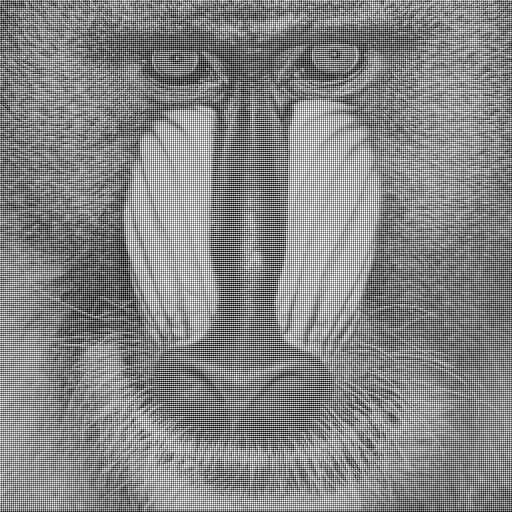
#> input picture colorEmbeddedGrayscaleImage.png, 512 x 512 px
$ python RetrieveColor.py
#> lines starting #> are read from the running program, lines starting #| are printed output that depends on the picture
#> further down, img is the input picture: shape (512, 512, 3); min 0, max 255, mean 133.8
import cv2
import sys
import pywt
import numpy as np
from os import walk

def convertUint8(img, target_type_min, target_type_max, target_type):
    imin = img.min()
    imax = img.max()

    a = (target_type_max - target_type_min) / (imax - imin)
    b = target_type_max - a * imax
    new_img = (a * img + b).astype(target_type)
    return new_img

def retrieveColor(img):
    #Datatype conversions
    #convert to float
    img =  np.float64(img)
    img /= 255

    # Wavelet transform of image
    LL, (LH, HL, HH) = pywt.dwt2(img[:,:,0], 'db1')
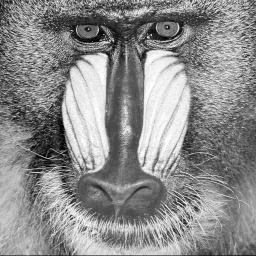
#> LL: shape (256, 256) float64; min 0.578, max 1.43, mean 1.05; drawn with min black and max white
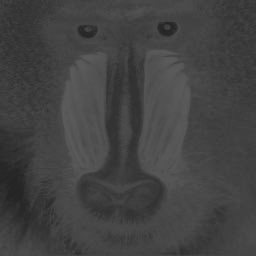
#> HL: shape (256, 256) float64; min 0.143, max 0.357, mean 0.263
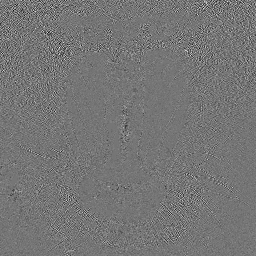
#> HH: shape (256, 256) float64; min -0.176, max 0.206, mean 5.7e-05; drawn with min black and max white

    cb = cv2.resize(LH, (np.shape(LH)[1]*2, np.shape(LH)[0]*2), interpolation=cv2.INTER_CUBIC)
    cr = cv2.resize(HL, (np.shape(LH)[1]*2, np.shape(HL)[0]*2), interpolation=cv2.INTER_CUBIC)
    y = pywt.idwt2((LL, (np.zeros(np.shape(LH)), np.zeros(np.shape(HL)), HH)), "db1")
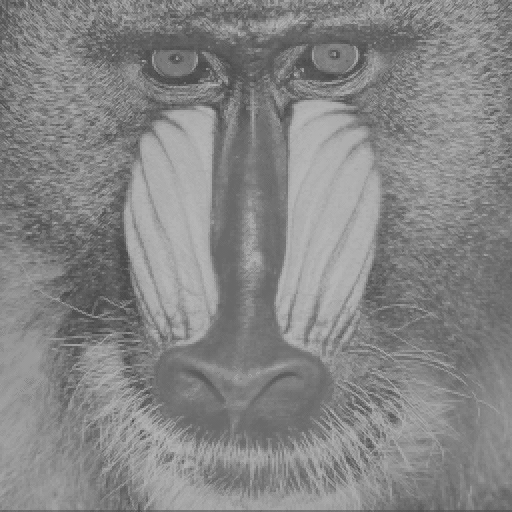
#> y: shape (512, 512) float64; min 0.278, max 0.718, mean 0.525

    temp = []
    for i in range(int(np.shape(y)[0])):
        temp.append(list())
        for j in range(int(np.shape(y)[1])):
            temp[i].append(list())
            temp[i][j].append(y[i][j])
            temp[i][j].append(cr[i][j])
            temp[i][j].append(cb[i][j])
#> after the loop, temp = 512 items
    temp = np.array(temp)
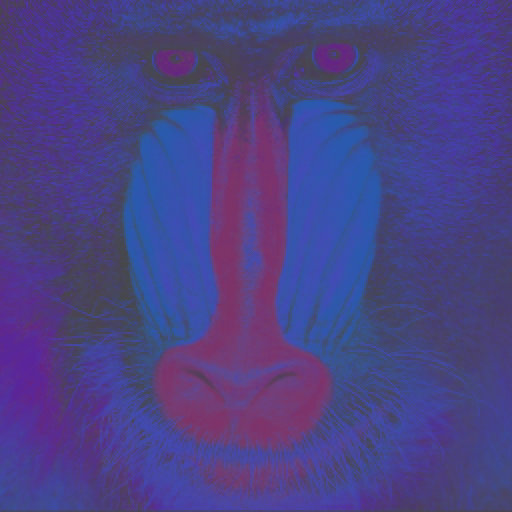
#> temp: shape (512, 512, 3) float64; mean of channels 0, 1, 2 0.525, 0.263, 0.296; drawn as B, G, R
    retrievedColorImage = convertUint8(temp, 0, 255, np.uint8)
#> in convertUint8, `imin = img.min()`: imin = 0.139
#> in convertUint8, `imax = img.max()`: imax = 0.718
#> in convertUint8, `a = (target_type_max - target_type_min) / (imax - imin)`: a = 440.8
#> in convertUint8, `b = target_type_max - a * imax`: b = -61.32
#> in convertUint8, `new_img = (a * img + b).astype(target_type)`:
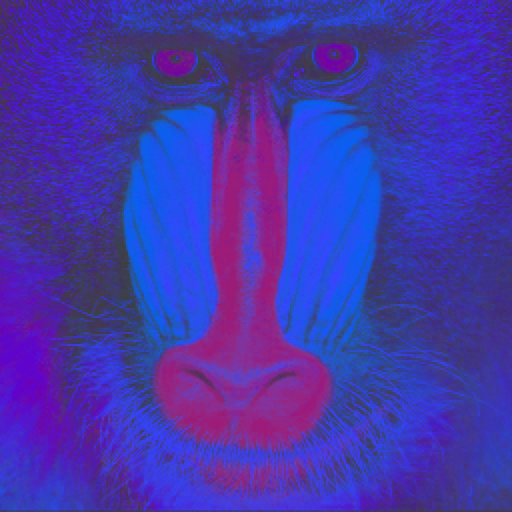
#> new_img: shape (512, 512, 3); mean of channels 0, 1, 2 169.5, 53.9, 68.6; drawn as B, G, R
    retrievedColorImage = cv2.cvtColor(retrievedColorImage, cv2.COLOR_YCR_CB2RGB)
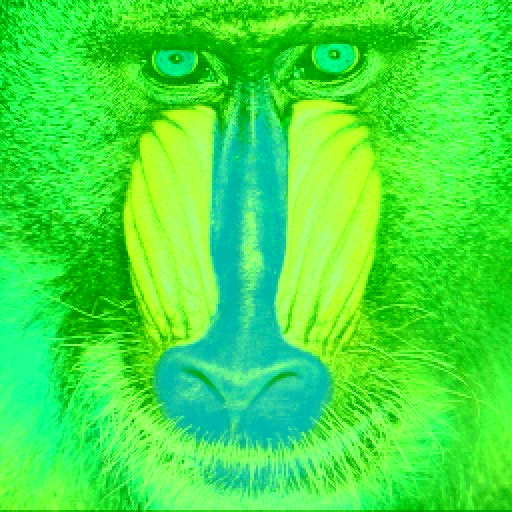
#> retrievedColorImage: shape (512, 512, 3); mean R, G, B 66.6, 230.5, 65.8
    return retrievedColorImage

img = cv2.imread("colorEmbeddedGrayscaleImage.png")
if img is None:
    sys.exit("Could not read the image.")

retrievedColorImage = retrieveColor(img)
cv2.imshow("Original Image", img)
cv2.imshow("Display window 1", retrievedColorImage)
k = cv2.waitKey(0)
#> (key Esc is pressed here)

# get filename
f = []
for (dirpath, dirnames, filenames) in walk('../Data/C-E-G'):
    f.extend(filenames)
    break

for i in f:
    img = cv2.imread("../Data/C-E-G/"+i)
    if img is None:
        sys.exit("Could not read the image.")
    retrievedColorImage = retrieveColor(img)
    cv2.imwrite("../Data/RetrievedColorImage/"+i, retrievedColorImage)
